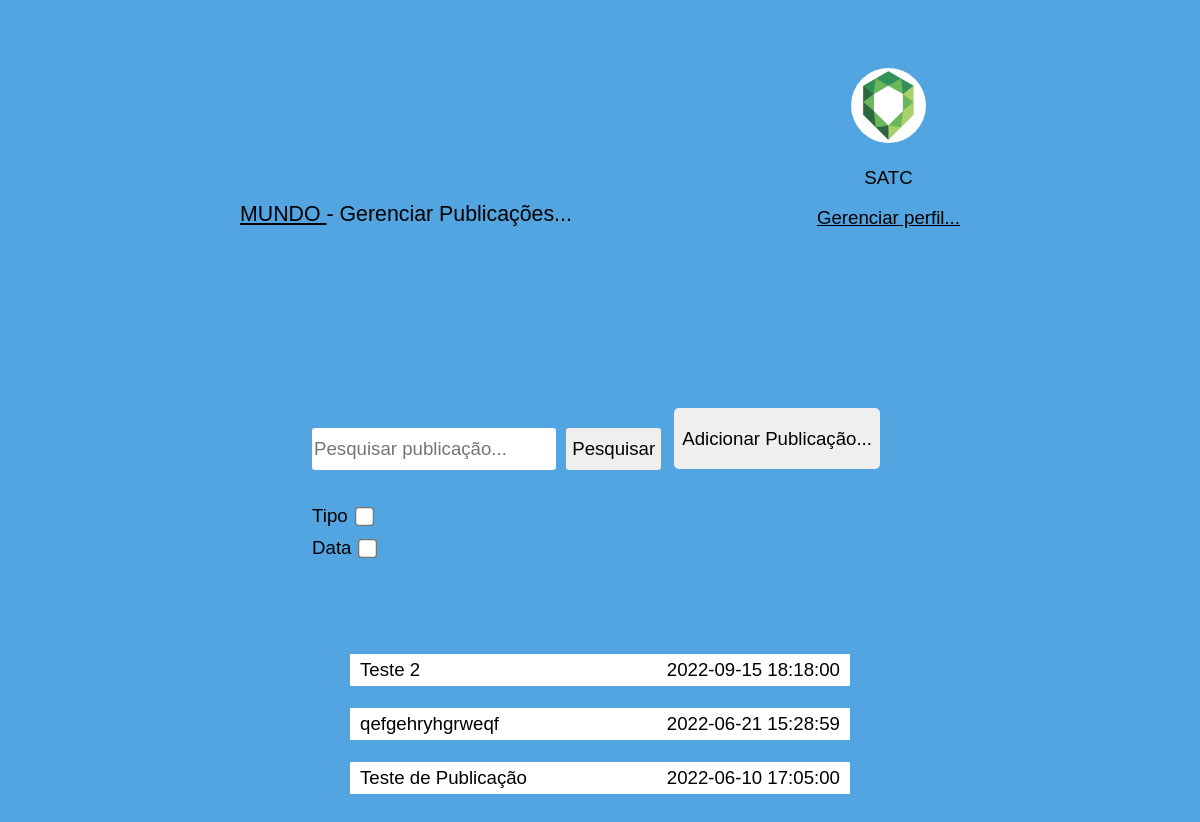
The page /src/webpages/pg_publicacoes.php on the database as committed earlier.
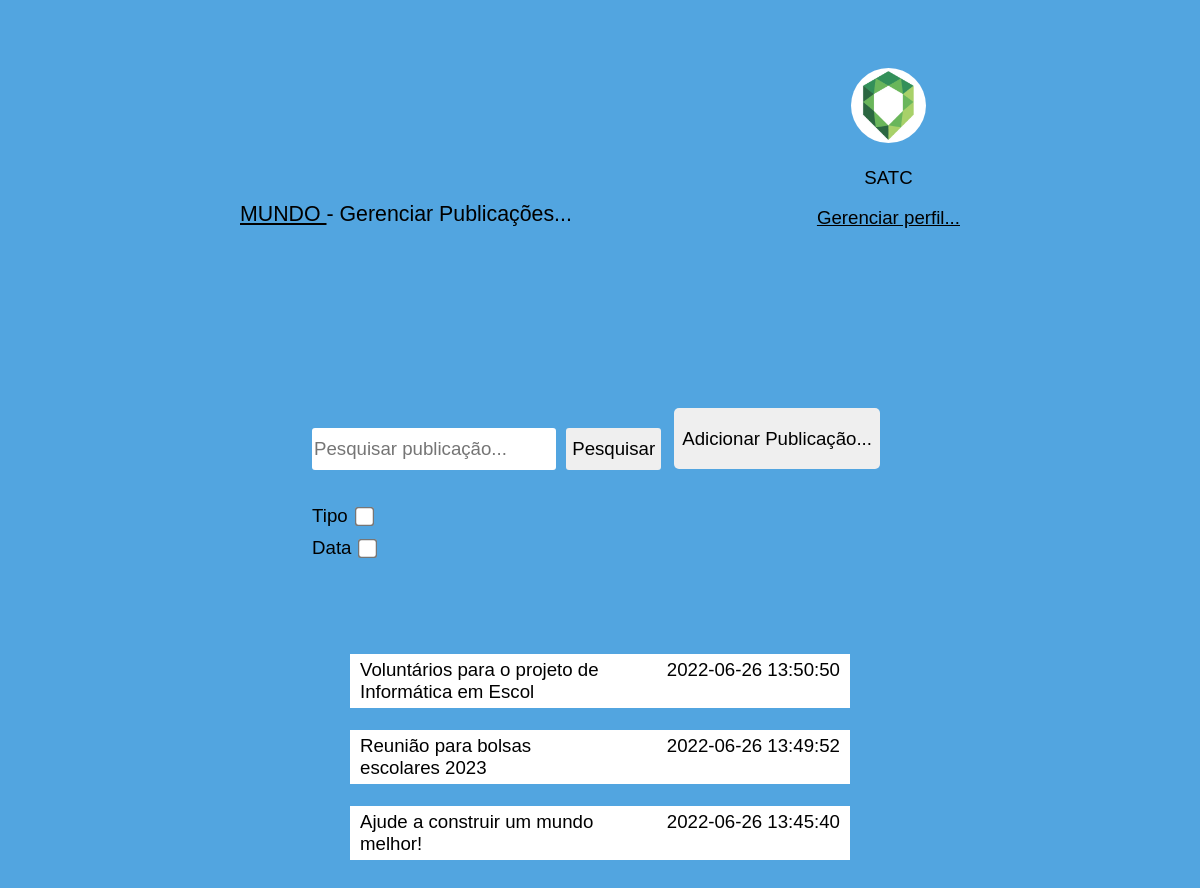
The same page on the database as committed later.
### tables this page shows
CREATE TABLE `publicacao` (
  `id` int(11) NOT NULL,
  `titulo` varchar(50) NOT NULL,
  `descricao` varchar(300) NOT NULL,
  `qtd_likes` int(11) NOT NULL,
  `qtd_compartilhamentos` int(11) NOT NULL,
  `datetime_publicacao` datetime NOT NULL,
  `tipo_publicacao` varchar(16) NOT NULL,
  `id_ONG` int(11) NOT NULL,
  `id_evento` int(11) DEFAULT NULL,
  `id_req_voluntariado` int(11) DEFAULT NULL
);

### src/webpages/pg_publicacoes.php (the view, shortened to what this page needs)
<!DOCTYPE html>
<html lang="en">
<head>
    <link rel="stylesheet" href="../styles_.css">
    <?php
    require_once('../php_stuff/datab.php');
    ?>
</head>
<body>
    <header class='header' >
        <p class='txt_title' ><a href="../../menu.php"> MUNDO </a>- Gerenciar Publicações...</p>
        <div id="profile">
            <img src="../images/satc.jpg" class='logo_ong' alt="logo da ONG">
            <p class='txt_default' >SATC</p>
            <a href="#"><p>Gerenciar perfil...</p></a>
        </div>
    </header>
    <div id='sct_ger_publicacoes' class='flexed' >
        <form method='get'>
            <div id='sct_txt_pesquisa'>
                <input type="text" name='txt_pesquisar_publicacoes' id='txt_pesquisar_publicacoes' placeholder="Pesquisar publicação..." >
                <input type="submit" value="Pesquisar" name='bt_pesquisar_publicacao' id='bt_pesquisar_publicacao'>
            </div>
            <div id='sct_filtros_pesquisa' class='filtros'>
                <div id='filtro_tipo' class='div_filtros' >
                    <label for="ch_filtro_tipo">Tipo</label>
                    <input type="checkbox" name="ch_filtro_tipo" id="ch_filtro_tipo" onclick="isFiltroChecked( this['id'], 'sel_tipo_publicacao')">
                </div>
                <div id='filtro_data' class='div_filtros'">
                    <label for="ch_filtro_data">Data</label>
                    <input type="checkbox" name="ch_filtro_data" id="ch_filtro_data" onclick="isFiltroChecked('ch_filtro_data', 'dt_publicacao')">
                    <input type="date" name="dt_publicacao" id="dt_publicacao" hidden><br>
                </div>
            </div>
        </form>
        <a href="pg_add_publicacao.php"><button><p class='bt_text' >Adicionar Publicação...</p></button></a>
    </div>
    <div id='sct_view_publicacoes'>
        <?php
            if(!isset($_GET['bt_pesquisar_publicacao'])){
                $query = mysqli_query($conn, "select * from Publicacao order by datetime_publicacao desc");
                while($row = $query->fetch_assoc()){
                    echo "<div name='publi-".$row['id']."' id='publi-".$row['id']."' class='publi_item' >
                    <div class='publi_text'>".$row['titulo']."</div><div class='publi_date' >".$row['datetime_publicacao']."</div></div><br>";
                }
            }
        ?>
    </div>
</body>
</html>

### src/styles_.css (style rules this page uses)
body { background-color: #52A5E0; color: black; font-family: Arial, Helvetica, sans-serif; font-size: 14pt; display: flex; flex-direction: column; align-items: center; }
a { color: black; }
.header { align-items: flex-end; width: 60vw; height: 25vh; display: flex; justify-content: space-between; margin: 5vh 6vh 10vh 6vh; }
.txt_default, .txt_title { color:black; }
.txt_title { font-size: 16pt; }
.logo_ong { width:75px; height:75px; border-radius: 50%; }
#profile { text-align: center; }
.flexed, .list_items { display: flex; align-items: flex-start; margin: 10vh 6vh 10vh 6vh; }
form { display: flex; flex-direction: column; align-items: flex-start; }
button { border-style: none; border-radius: 5px; margin: 0px 8px 10px 8px; }
.bt_text { text-align: center; color: black; padding: 0 2px 0 2px; font-size: 14pt; }
input[type=submit], input[type=reset], input[type=file] { margin: 0px 5px 0px 5px; height:5.3vh; border-radius:3px; border-style: none; font-size: 14pt; }
input[type=text], input[type=date], input[type=time], select { width:20vw; height:5vh; font-size: 14pt; border-style: none; border-radius:3px; }
input[type=checkbox], input[type=radio] { transform: scale(1.5); margin: 0px 10px 0px 10px; }
.filtros { display:flex; flex-direction: column; align-items:flex-start; }
.div_filtros { display:flex; align-items:center; margin: 5px 0px 5px 0px; }
.publi_item { display: flex; width: 40vw; justify-content: space-between; background-color: white; margin: 0 10px 0 10px; padding: 5px 10px 5px 10px; }
.publi_text { width:45%; flex-grow: 2; word-wrap: break-word; }
.publi_date { width:45%; flex-grow: 1; text-align: right; }
form div { margin-bottom: 10px; margin-top: 20px; }

Rows that differ between the two databases and show on the page:
removed publicacao: titulo "Teste 2", datetime_publicacao "2022-09-15 18:18:00"
removed publicacao: titulo "qefgehryhgrweqf", datetime_publicacao "2022-06-21 15:28:59"
removed publicacao: titulo "Teste de Publicação", datetime_publicacao "2022-06-10 17:05:00"
added publicacao: titulo "Voluntários para o projeto de Informática em Escol", datetime_publicacao "2022-06-26 13:50:50"
added publicacao: titulo "Reunião para bolsas escolares 2023", datetime_publicacao "2022-06-26 13:49:52"
added publicacao: titulo "Ajude a construir um mundo melhor!", datetime_publicacao "2022-06-26 13:45:40"
